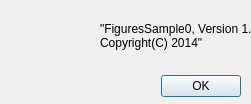
<?xml version="1.0" encoding="UTF-8"?>
<ui version="4.0">
 <class>About</class>
 <widget class="QDialog" name="About">
  <property name="geometry">
   <rect>
    <x>0</x>
    <y>0</y>
    <width>251</width>
    <height>104</height>
   </rect>
  </property>
  <property name="windowTitle">
   <string>About FiguresSample0</string>
  </property>
  <widget class="QDialogButtonBox" name="buttonBox">
   <property name="geometry">
    <rect>
     <x>120</x>
     <y>70</y>
     <width>121</width>
     <height>32</height>
    </rect>
   </property>
   <property name="orientation">
    <enum>Qt::Horizontal</enum>
   </property>
   <property name="standardButtons">
    <set>QDialogButtonBox::Ok</set>
   </property>
  </widget>
  <widget class="QLabel" name="label_2">
   <property name="geometry">
    <rect>
     <x>100</x>
     <y>0</y>
     <width>151</width>
     <height>71</height>
    </rect>
   </property>
   <property name="text">
    <string>&quot;FiguresSample0, Version 1.0
Copyright(C) 2014&quot;</string>
   </property>
  </widget>
  <widget class="QPushButton" name="pushButton">
   <property name="enabled">
    <bool>true</bool>
   </property>
   <property name="geometry">
    <rect>
     <x>20</x>
     <y>10</y>
     <width>75</width>
     <height>51</height>
    </rect>
   </property>
   <property name="autoFillBackground">
    <bool>false</bool>
   </property>
   <property name="text">
    <string/>
   </property>
   <property name="icon">
    <iconset resource="okt.qrc">
     <normaloff>:/res/FiguresSample0.ico</normaloff>:/res/FiguresSample0.ico</iconset>
   </property>
   <property name="iconSize">
    <size>
     <width>48</width>
     <height>48</height>
    </size>
   </property>
   <property name="autoRepeat">
    <bool>false</bool>
   </property>
   <property name="autoExclusive">
    <bool>false</bool>
   </property>
   <property name="autoDefault">
    <bool>false</bool>
   </property>
   <property name="default">
    <bool>false</bool>
   </property>
   <property name="flat">
    <bool>true</bool>
   </property>
  </widget>
 </widget>
 <resources>
  <include location="okt.qrc"/>
 </resources>
 <connections>
  <connection>
   <sender>buttonBox</sender>
   <signal>accepted()</signal>
   <receiver>About</receiver>
   <slot>accept()</slot>
   <hints>
    <hint type="sourcelabel">
     <x>248</x>
     <y>254</y>
    </hint>
    <hint type="destinationlabel">
     <x>157</x>
     <y>274</y>
    </hint>
   </hints>
  </connection>
  <connection>
   <sender>buttonBox</sender>
   <signal>rejected()</signal>
   <receiver>About</receiver>
   <slot>reject()</slot>
   <hints>
    <hint type="sourcelabel">
     <x>316</x>
     <y>260</y>
    </hint>
    <hint type="destinationlabel">
     <x>286</x>
     <y>274</y>
    </hint>
   </hints>
  </connection>
 </connections>
</ui>
